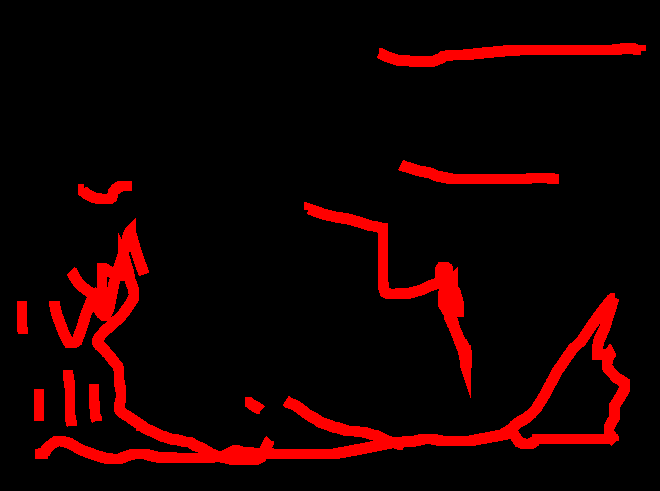
#> input picture inpainting_upload/mask.jpg, 660 x 491 px, found by its file name
$ python changeColor.py
#> lines starting #> are read from the running program, lines starting #| are printed output that depends on the picture; after the words box and inside, x2 and y2 are one past the last pixel; in counts of white or black regions, pixels touching at a corner belong together

import numpy as np
import cv2
import copy

#读取灰度图
img = cv2.imread('./inpainting_upload/mask.jpg', 0)
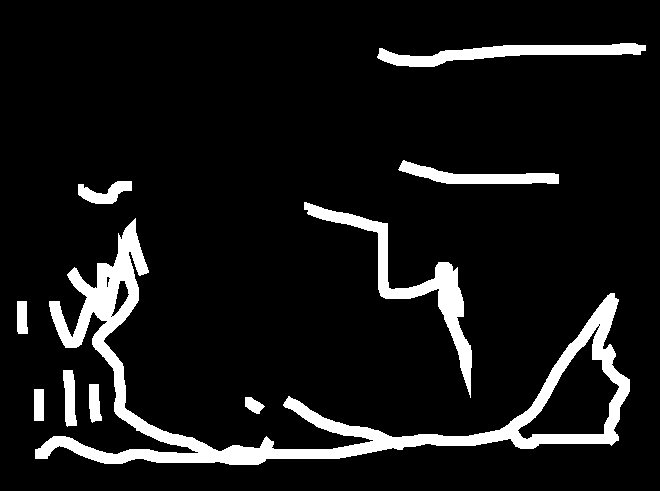
#> img: shape (491, 660); values 0 (black) and 76 (white), 9.1% white; 10 white regions, largest, box (x1, y1, x2, y2) and area: (35, 218, 630, 465) 18258, (304, 202, 472, 398) 4194, (377, 43, 646, 67) 2860
height = img.shape[0]
#> height = 491
width = img.shape[1]
#> width = 660

# 制作两种mask
img_white = copy.deepcopy(img)
img_black = copy.deepcopy(img)
for row in range(height):
	for col in range(width):
		if(img[row][col] == 0):
			img_white[row][col] = 0
			img_black[row][col] = 255
		else:
			img_white[row][col] = 255
			img_black[row][col] = 0
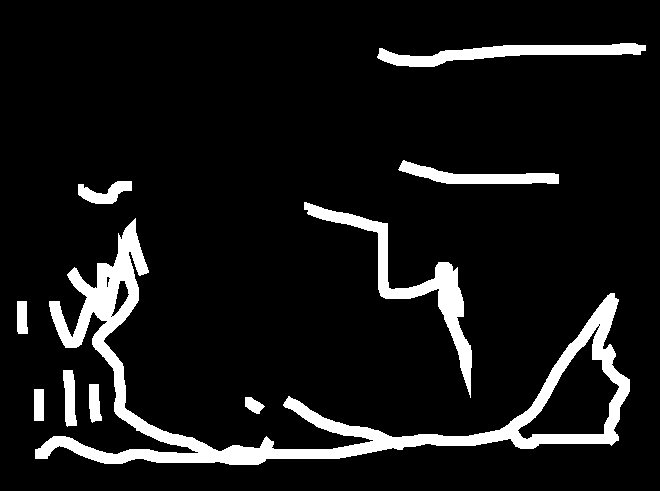
#> img_white: shape (491, 660); 9.1% white; 10 white regions, largest, box (x1, y1, x2, y2) and area: (35, 218, 630, 465) 18258, (304, 202, 472, 398) 4194, (377, 43, 646, 67) 2860

cv2.imwrite('./inpainting_upload/white_zero_mask.jpg', img_white)
cv2.imwrite('./inpainting_upload/black_zero_mask.jpg', img_black)
